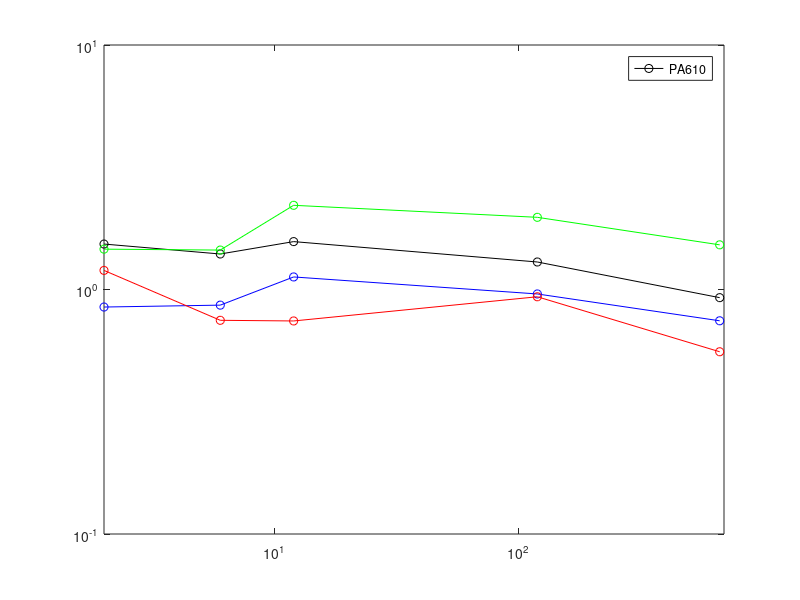

Recreate this plot in MATLAB.
clear all; close all; clc


PA6_800_data=[2.225 1.5343 1.3971 1.57 1.2958 0.9261];

PA610_data=[1.9966 0.8478 0.8631 1.1255 0.9589 0.7448];


PA66_data=[2.549 1.197 0.7482 0.7436 0.9339 0.5564];

PA6I_data=[3.4957 1.4622 1.4497 2.21 1.9735 1.523];


time=[0 2 6 12 120 672];

figure();

plot(time,PA6_800_data,'-ko');
hold on 
plot(time,PA610_data,'-bo');
hold on 
loglog(time,PA66_data,'-ro');
hold on 
plot(time,PA6I_data,'-go');
legend('PA6I')
xlim([-100,700])

legend('PA6_800um')
legend('PA610')






